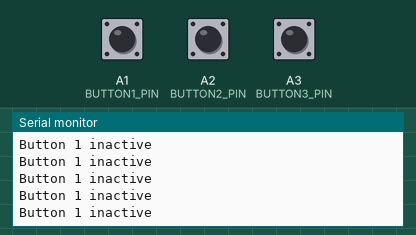
Bench run of a sketch on a simulated Arduino Uno, built with avr-gcc and run on an emulated ATmega328P. On the bench: the last lines printed to the serial monitor. The test bench sets the inputs (shaded band); at power-on: A1 (BUTTON1_PIN) HIGH, A2 (BUTTON2_PIN) HIGH, A3 (BUTTON3_PIN) HIGH.

Above: at 3.5 s.
3.6 s: A1 (BUTTON1_PIN) pulled LOW for 0.15 s
At 4.4 s:
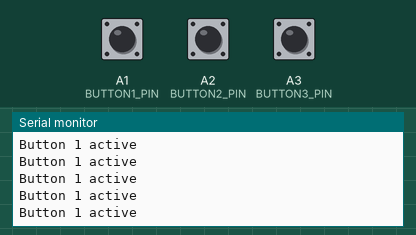
5.5 s: A2 (BUTTON2_PIN) pulled LOW for 0.15 s
At 6.6 s:
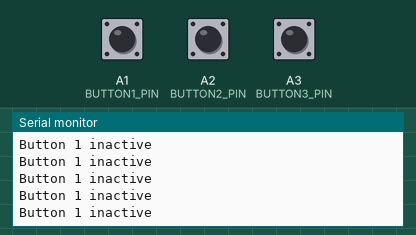
8.6 s: A3 (BUTTON3_PIN) pulled LOW for 0.15 s
At 9.3 s:
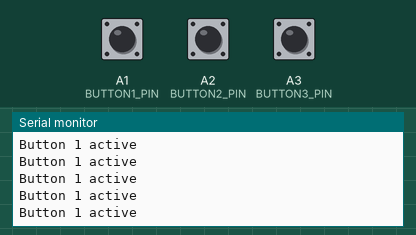
11.7 s: A1 (BUTTON1_PIN) pulled LOW for 1 s
At 12.3 s:
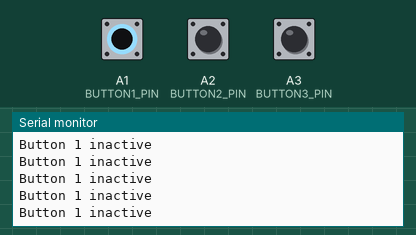
15.7 s: A2 (BUTTON2_PIN) pulled LOW for 1 s
At 16.3 s:
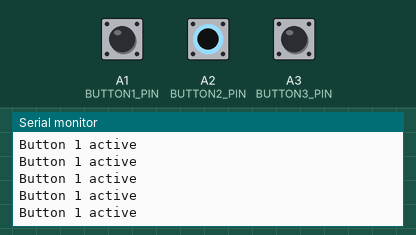
19.7 s: A3 (BUTTON3_PIN) pulled LOW for 1 s
At 20.8 s:
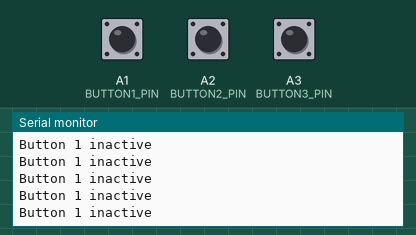

The sketch:

RiCor-Tron_IDdisc_Buttontest_v0.4.1_Adafruit-buttoncycler.ino
```cpp
/********************************************************************************************************************************
Tron Legacy - Sam Flynn's Identity Disk
This sketch was written to test/learn button setup to control functions of the disc. Of course it's usable for other purposes aswell.

The code from "studioTTTguTTT" didn't get me where I wanted so i looked into one of Adafruits example sketches (buttoncycler) in the
NeoPixel example code folder. This turned out to serve my use case better / I was able to get it to where I wanted it.

I first copied that setup and modified it to my own liking in terms of looks and went from there to get what I wanted.
- The related project page on my website is: https://www.ricor.net/tron-legacy-sam-flynn-identity-disc/
- My GitHub page: https://github.com/RiCor-net/Tron-Legacy-Identity-Disc

I kindly ask that people credit Adafruit and me if they re-use this code.
Thank you and enjoy!

< End of Line >
********************************************************************************************************************************/

// This sketch requires the folowing libraries:


/**************************/
// Definitions

/*Buttos, switches and sensors */
#define BUTTON1_PIN A1
#define BUTTON2_PIN A2
#define BUTTON3_PIN A3


/**************************/
// Variables

bool oldState1 = HIGH;
bool oldState2 = HIGH;
bool oldState3 = HIGH;
int showType = 0;

/**************************/
// Functions


////////////////////////////////////////////////////////////////////////////
/* Setup code, runs once */
void setup()
{
  /* Serial messaging to let the disk talk to the world :)
     It will also give a status for all the different hardware elements during initialisation lateron */
  Serial.begin(9600);
  delay(2000); /* Delay was added because otheriwse the first lines of serial output where not shown on the screen */ // !! MAYBE REMOVE OR COMMENT IN FINAL DEPOYMENT !!

  Serial.println("Hello World!"); //REMOVE LATER
  Serial.println("================================================");
  Serial.println("RiCor.net");
  Serial.println("Tron Legacy Identity Disc - Button test v0.2");
  Serial.println("System Initializing");
  Serial.println("");
  Serial.println("------------------------------------------------");

/**************************/

  /* Setup the switch pins as digital inputs */
  pinMode(BUTTON1_PIN, INPUT_PULLUP);
  pinMode(BUTTON2_PIN, INPUT_PULLUP);
  pinMode(BUTTON3_PIN, INPUT_PULLUP);
  Serial.println("> Button Pins setup OK");

/**************************/

  Serial.println("------------------------------------------------");
  Serial.println("");
  Serial.println("Disc Activated and Synchronized");
  Serial.println("Grid is Live!");
  Serial.println("");
  Serial.println("================================================");
  Serial.println("");
}

////////////////////////////////////////////////////////////////////////////
/* Main code, runs repeatedly */
void loop()
{
/*********************************/
  // Get current button states.
  bool newState1 = digitalRead(BUTTON1_PIN);
  bool newState2 = digitalRead(BUTTON2_PIN);
  bool newState3 = digitalRead(BUTTON3_PIN);

  if (newState1 == LOW && oldState1 == HIGH) /* Check if state changed from high to low (button press). */
  {
    delay(20); /* Short delay to debounce button. */
    newState1 = digitalRead(BUTTON1_PIN); /* Check if button is still low after debounce. */
    if (newState1 == LOW)
    {
      showType++;
      if (showType > 1)
        showType=0;
    }
  }

  if (newState2 == LOW && oldState2 == HIGH) /* Check if state changed from high to low (button press). */
  {
    delay(20); /* Short delay to debounce button. */
    newState2 = digitalRead(BUTTON2_PIN); /* Check if button is still low after debounce. */
    if (newState2 == LOW)
    {
      showType++;
      if (showType > 3)
        showType=2;
    }
  }

  if (newState3 == LOW && oldState3 == HIGH) /* Check if state changed from high to low (button press). */
  {
    delay(20); /* Short delay to debounce button. */
    newState3 = digitalRead(BUTTON3_PIN); /* Check if button is still low after debounce. */
    if (newState3 == LOW)
    {
      showType++;
      if (showType > 5)
        showType=4;
    }
  }

  startShow(showType);
  oldState1 = newState1;  /* Set the last button state to the old state. */
  oldState2 = newState2;  /* Set the last button state to the old state. */
  oldState3 = newState3;  /* Set the last button state to the old state. */

/*********************************/

}

////////////////////////////////////////////////////////////////////////////
/* Functions */

void startShow(int i)
{
  switch(i)
  {
    case 0: Serial.println("Button 1 inactive");
            Serial.println("");
            break;
    case 1: Serial.println("Button 1 active");
            Serial.println("");
            break;
    case 2: Serial.println("Button 1 inactive");
            Serial.println("");
            break;
    case 3: Serial.println("Button 1 active");
            Serial.println("");
            break;
    case 4: Serial.println("Button 1 inactive");
            Serial.println("");
            break;
    case 5: Serial.println("Button 1 active");
            Serial.println("");
            break;
  }
}

/**************************/


////////////////////////////////////////////////////////////////////////////

// END OF LINE //
```

Measured:
- after the input at 3.6 s, the serial monitor: prints a new line after 0.08 s (image 1)
- after the input at 8.6 s, the serial monitor: prints a new line after 0.07 s (image 3)
- after the input at 11.7 s, the serial monitor: prints a new line after 0.08 s (image 4)
- after the input at 15.7 s, the serial monitor: prints a new line after 0.07 s (image 5)
- after the input at 19.7 s, the serial monitor: prints a new line after 0.08 s (image 6)
